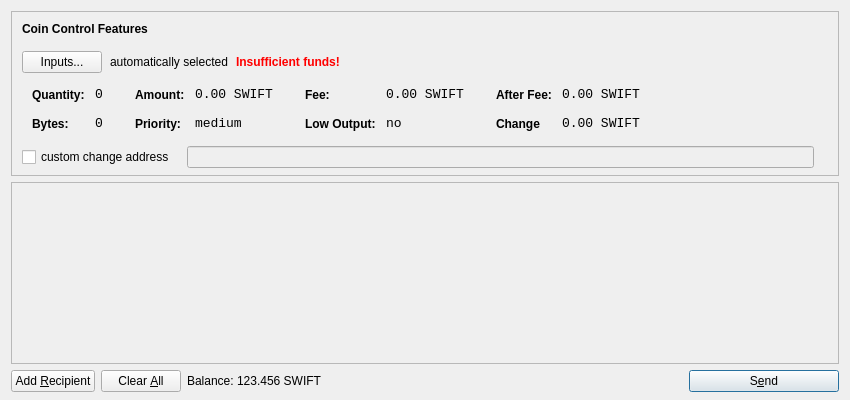
<?xml version="1.0" encoding="UTF-8"?>
<ui version="4.0">
 <class>SendCoinsDialog</class>
 <widget class="QDialog" name="SendCoinsDialog">
  <property name="geometry">
   <rect>
    <x>0</x>
    <y>0</y>
    <width>850</width>
    <height>400</height>
   </rect>
  </property>
  <property name="windowTitle">
   <string>Send Coins</string>
  </property>
  <layout class="QVBoxLayout" name="verticalLayout" stretch="0,1,0">
   <property name="bottomMargin">
    <number>8</number>
   </property>
   <item>
    <widget class="QFrame" name="frameCoinControl">
     <property name="sizePolicy">
      <sizepolicy hsizetype="Expanding" vsizetype="Expanding">
       <horstretch>0</horstretch>
       <verstretch>0</verstretch>
      </sizepolicy>
     </property>
     <property name="maximumSize">
      <size>
       <width>16777215</width>
       <height>16777215</height>
      </size>
     </property>
     <property name="frameShape">
      <enum>QFrame::StyledPanel</enum>
     </property>
     <property name="frameShadow">
      <enum>QFrame::Sunken</enum>
     </property>
     <layout class="QVBoxLayout" name="verticalLayoutCoinControl2">
      <property name="spacing">
       <number>-1</number>
      </property>
      <property name="leftMargin">
       <number>0</number>
      </property>
      <property name="topMargin">
       <number>0</number>
      </property>
      <property name="rightMargin">
       <number>0</number>
      </property>
      <property name="bottomMargin">
       <number>6</number>
      </property>
      <item>
       <layout class="QVBoxLayout" name="verticalLayoutCoinControl" stretch="0,0,0,0,1">
        <property name="spacing">
         <number>0</number>
        </property>
        <property name="leftMargin">
         <number>10</number>
        </property>
        <property name="topMargin">
         <number>10</number>
        </property>
        <item>
         <layout class="QHBoxLayout" name="horizontalLayoutCoinControl1">
          <property name="bottomMargin">
           <number>15</number>
          </property>
          <item>
           <widget class="QLabel" name="labelCoinControlFeatures">
            <property name="sizePolicy">
             <sizepolicy hsizetype="Preferred" vsizetype="Maximum">
              <horstretch>0</horstretch>
              <verstretch>0</verstretch>
             </sizepolicy>
            </property>
            <property name="font">
             <font>
              <weight>75</weight>
              <bold>true</bold>
             </font>
            </property>
            <property name="styleSheet">
             <string notr="true">font-weight:bold;</string>
            </property>
            <property name="text">
             <string>Coin Control Features</string>
            </property>
           </widget>
          </item>
         </layout>
        </item>
        <item>
         <layout class="QHBoxLayout" name="horizontalLayoutCoinControl2" stretch="0,0,0,0">
          <property name="spacing">
           <number>8</number>
          </property>
          <property name="bottomMargin">
           <number>10</number>
          </property>
          <item>
           <widget class="QPushButton" name="pushButtonCoinControl">
            <property name="styleSheet">
             <string notr="true"/>
            </property>
            <property name="text">
             <string>Inputs...</string>
            </property>
           </widget>
          </item>
          <item>
           <widget class="QLabel" name="labelCoinControlAutomaticallySelected">
            <property name="text">
             <string>automatically selected</string>
            </property>
            <property name="margin">
             <number>5</number>
            </property>
           </widget>
          </item>
          <item>
           <widget class="QLabel" name="labelCoinControlInsuffFunds">
            <property name="font">
             <font>
              <weight>75</weight>
              <bold>true</bold>
             </font>
            </property>
            <property name="styleSheet">
             <string notr="true">color:red;font-weight:bold;</string>
            </property>
            <property name="text">
             <string>Insufficient funds!</string>
            </property>
            <property name="margin">
             <number>5</number>
            </property>
           </widget>
          </item>
          <item>
           <spacer name="horizontalSpacerCoinControl">
            <property name="orientation">
             <enum>Qt::Horizontal</enum>
            </property>
            <property name="sizeHint" stdset="0">
             <size>
              <width>40</width>
              <height>1</height>
             </size>
            </property>
           </spacer>
          </item>
         </layout>
        </item>
        <item>
         <widget class="QWidget" name="widgetCoinControl" native="true">
          <property name="sizePolicy">
           <sizepolicy hsizetype="Preferred" vsizetype="Preferred">
            <horstretch>0</horstretch>
            <verstretch>0</verstretch>
           </sizepolicy>
          </property>
          <property name="minimumSize">
           <size>
            <width>0</width>
            <height>0</height>
           </size>
          </property>
          <property name="styleSheet">
           <string notr="true"/>
          </property>
          <layout class="QHBoxLayout" name="horizontalLayoutCoinControl5">
           <property name="margin">
            <number>0</number>
           </property>
           <item>
            <layout class="QHBoxLayout" name="horizontalLayoutCoinControl3" stretch="0,0,0,1">
             <property name="spacing">
              <number>20</number>
             </property>
             <property name="topMargin">
              <number>0</number>
             </property>
             <property name="bottomMargin">
              <number>10</number>
             </property>
             <item>
              <layout class="QFormLayout" name="formLayoutCoinControl1">
               <property name="horizontalSpacing">
                <number>10</number>
               </property>
               <property name="verticalSpacing">
                <number>14</number>
               </property>
               <property name="leftMargin">
                <number>10</number>
               </property>
               <property name="topMargin">
                <number>4</number>
               </property>
               <property name="rightMargin">
                <number>6</number>
               </property>
               <item row="0" column="0">
                <widget class="QLabel" name="labelCoinControlQuantityText">
                 <property name="styleSheet">
                  <string notr="true">font-weight:bold;</string>
                 </property>
                 <property name="text">
                  <string>Quantity:</string>
                 </property>
                 <property name="margin">
                  <number>0</number>
                 </property>
                </widget>
               </item>
               <item row="0" column="1">
                <widget class="QLabel" name="labelCoinControlQuantity">
                 <property name="font">
                  <font>
                   <family>Monospace</family>
                   <pointsize>10</pointsize>
                  </font>
                 </property>
                 <property name="cursor">
                  <cursorShape>IBeamCursor</cursorShape>
                 </property>
                 <property name="contextMenuPolicy">
                  <enum>Qt::ActionsContextMenu</enum>
                 </property>
                 <property name="text">
                  <string>0</string>
                 </property>
                 <property name="margin">
                  <number>0</number>
                 </property>
                 <property name="textInteractionFlags">
                  <set>Qt::LinksAccessibleByMouse|Qt::TextSelectableByKeyboard|Qt::TextSelectableByMouse</set>
                 </property>
                </widget>
               </item>
               <item row="1" column="0">
                <widget class="QLabel" name="labelCoinControlBytesText">
                 <property name="styleSheet">
                  <string notr="true">font-weight:bold;</string>
                 </property>
                 <property name="text">
                  <string>Bytes:</string>
                 </property>
                </widget>
               </item>
               <item row="1" column="1">
                <widget class="QLabel" name="labelCoinControlBytes">
                 <property name="font">
                  <font>
                   <family>Monospace</family>
                   <pointsize>10</pointsize>
                  </font>
                 </property>
                 <property name="cursor">
                  <cursorShape>IBeamCursor</cursorShape>
                 </property>
                 <property name="contextMenuPolicy">
                  <enum>Qt::ActionsContextMenu</enum>
                 </property>
                 <property name="text">
                  <string>0</string>
                 </property>
                 <property name="textInteractionFlags">
                  <set>Qt::LinksAccessibleByMouse|Qt::TextSelectableByKeyboard|Qt::TextSelectableByMouse</set>
                 </property>
                </widget>
               </item>
              </layout>
             </item>
             <item>
              <layout class="QFormLayout" name="formLayoutCoinControl2">
               <property name="horizontalSpacing">
                <number>10</number>
               </property>
               <property name="verticalSpacing">
                <number>14</number>
               </property>
               <property name="leftMargin">
                <number>6</number>
               </property>
               <property name="topMargin">
                <number>4</number>
               </property>
               <property name="rightMargin">
                <number>6</number>
               </property>
               <item row="0" column="0">
                <widget class="QLabel" name="labelCoinControlAmountText">
                 <property name="styleSheet">
                  <string notr="true">font-weight:bold;</string>
                 </property>
                 <property name="text">
                  <string>Amount:</string>
                 </property>
                 <property name="margin">
                  <number>0</number>
                 </property>
                </widget>
               </item>
               <item row="0" column="1">
                <widget class="QLabel" name="labelCoinControlAmount">
                 <property name="font">
                  <font>
                   <family>Monospace</family>
                   <pointsize>10</pointsize>
                  </font>
                 </property>
                 <property name="cursor">
                  <cursorShape>IBeamCursor</cursorShape>
                 </property>
                 <property name="contextMenuPolicy">
                  <enum>Qt::ActionsContextMenu</enum>
                 </property>
                 <property name="text">
                  <string>0.00 SWIFT</string>
                 </property>
                 <property name="textInteractionFlags">
                  <set>Qt::LinksAccessibleByMouse|Qt::TextSelectableByKeyboard|Qt::TextSelectableByMouse</set>
                 </property>
                </widget>
               </item>
               <item row="1" column="0">
                <widget class="QLabel" name="labelCoinControlPriorityText">
                 <property name="styleSheet">
                  <string notr="true">font-weight:bold;</string>
                 </property>
                 <property name="text">
                  <string>Priority:</string>
                 </property>
                </widget>
               </item>
               <item row="1" column="1">
                <widget class="QLabel" name="labelCoinControlPriority">
                 <property name="font">
                  <font>
                   <family>Monospace</family>
                   <pointsize>10</pointsize>
                  </font>
                 </property>
                 <property name="cursor">
                  <cursorShape>IBeamCursor</cursorShape>
                 </property>
                 <property name="contextMenuPolicy">
                  <enum>Qt::ActionsContextMenu</enum>
                 </property>
                 <property name="text">
                  <string>medium</string>
                 </property>
                 <property name="textInteractionFlags">
                  <set>Qt::LinksAccessibleByMouse|Qt::TextSelectableByKeyboard|Qt::TextSelectableByMouse</set>
                 </property>
                </widget>
               </item>
              </layout>
             </item>
             <item>
              <layout class="QFormLayout" name="formLayoutCoinControl3">
               <property name="horizontalSpacing">
                <number>10</number>
               </property>
               <property name="verticalSpacing">
                <number>14</number>
               </property>
               <property name="leftMargin">
                <number>6</number>
               </property>
               <property name="topMargin">
                <number>4</number>
               </property>
               <property name="rightMargin">
                <number>6</number>
               </property>
               <item row="0" column="0">
                <widget class="QLabel" name="labelCoinControlFeeText">
                 <property name="styleSheet">
                  <string notr="true">font-weight:bold;</string>
                 </property>
                 <property name="text">
                  <string>Fee:</string>
                 </property>
                 <property name="margin">
                  <number>0</number>
                 </property>
                </widget>
               </item>
               <item row="0" column="1">
                <widget class="QLabel" name="labelCoinControlFee">
                 <property name="font">
                  <font>
                   <family>Monospace</family>
                   <pointsize>10</pointsize>
                  </font>
                 </property>
                 <property name="cursor">
                  <cursorShape>IBeamCursor</cursorShape>
                 </property>
                 <property name="contextMenuPolicy">
                  <enum>Qt::ActionsContextMenu</enum>
                 </property>
                 <property name="text">
                  <string>0.00 SWIFT</string>
                 </property>
                 <property name="textInteractionFlags">
                  <set>Qt::LinksAccessibleByMouse|Qt::TextSelectableByKeyboard|Qt::TextSelectableByMouse</set>
                 </property>
                </widget>
               </item>
               <item row="1" column="0">
                <widget class="QLabel" name="labelCoinControlLowOutputText">
                 <property name="styleSheet">
                  <string notr="true">font-weight:bold;</string>
                 </property>
                 <property name="text">
                  <string>Low Output:</string>
                 </property>
                </widget>
               </item>
               <item row="1" column="1">
                <widget class="QLabel" name="labelCoinControlLowOutput">
                 <property name="font">
                  <font>
                   <family>Monospace</family>
                   <pointsize>10</pointsize>
                  </font>
                 </property>
                 <property name="cursor">
                  <cursorShape>IBeamCursor</cursorShape>
                 </property>
                 <property name="contextMenuPolicy">
                  <enum>Qt::ActionsContextMenu</enum>
                 </property>
                 <property name="text">
                  <string>no</string>
                 </property>
                 <property name="textInteractionFlags">
                  <set>Qt::LinksAccessibleByMouse|Qt::TextSelectableByKeyboard|Qt::TextSelectableByMouse</set>
                 </property>
                </widget>
               </item>
              </layout>
             </item>
             <item>
              <layout class="QFormLayout" name="formLayoutCoinControl4">
               <property name="horizontalSpacing">
                <number>10</number>
               </property>
               <property name="verticalSpacing">
                <number>14</number>
               </property>
               <property name="leftMargin">
                <number>6</number>
               </property>
               <property name="topMargin">
                <number>4</number>
               </property>
               <property name="rightMargin">
                <number>6</number>
               </property>
               <item row="0" column="0">
                <widget class="QLabel" name="labelCoinControlAfterFeeText">
                 <property name="styleSheet">
                  <string notr="true">font-weight:bold;</string>
                 </property>
                 <property name="text">
                  <string>After Fee:</string>
                 </property>
                 <property name="margin">
                  <number>0</number>
                 </property>
                </widget>
               </item>
               <item row="0" column="1">
                <widget class="QLabel" name="labelCoinControlAfterFee">
                 <property name="font">
                  <font>
                   <family>Monospace</family>
                   <pointsize>10</pointsize>
                  </font>
                 </property>
                 <property name="cursor">
                  <cursorShape>IBeamCursor</cursorShape>
                 </property>
                 <property name="contextMenuPolicy">
                  <enum>Qt::ActionsContextMenu</enum>
                 </property>
                 <property name="text">
                  <string>0.00 SWIFT</string>
                 </property>
                 <property name="textInteractionFlags">
                  <set>Qt::LinksAccessibleByMouse|Qt::TextSelectableByKeyboard|Qt::TextSelectableByMouse</set>
                 </property>
                </widget>
               </item>
               <item row="1" column="0">
                <widget class="QLabel" name="labelCoinControlChangeText">
                 <property name="styleSheet">
                  <string notr="true">font-weight:bold;</string>
                 </property>
                 <property name="text">
                  <string>Change</string>
                 </property>
                </widget>
               </item>
               <item row="1" column="1">
                <widget class="QLabel" name="labelCoinControlChange">
                 <property name="font">
                  <font>
                   <family>Monospace</family>
                   <pointsize>10</pointsize>
                  </font>
                 </property>
                 <property name="cursor">
                  <cursorShape>IBeamCursor</cursorShape>
                 </property>
                 <property name="contextMenuPolicy">
                  <enum>Qt::ActionsContextMenu</enum>
                 </property>
                 <property name="text">
                  <string>0.00 SWIFT</string>
                 </property>
                 <property name="textInteractionFlags">
                  <set>Qt::LinksAccessibleByMouse|Qt::TextSelectableByKeyboard|Qt::TextSelectableByMouse</set>
                 </property>
                </widget>
               </item>
              </layout>
             </item>
            </layout>
           </item>
          </layout>
         </widget>
        </item>
        <item>
         <layout class="QHBoxLayout" name="horizontalLayoutCoinControl4" stretch="0,0,0">
          <property name="spacing">
           <number>12</number>
          </property>
          <property name="sizeConstraint">
           <enum>QLayout::SetDefaultConstraint</enum>
          </property>
          <property name="topMargin">
           <number>5</number>
          </property>
          <property name="rightMargin">
           <number>5</number>
          </property>
          <item>
           <widget class="QCheckBox" name="checkBoxCoinControlChange">
            <property name="text">
             <string>custom change address</string>
            </property>
           </widget>
          </item>
          <item>
           <widget class="QLineEdit" name="lineEditCoinControlChange">
            <property name="enabled">
             <bool>false</bool>
            </property>
            <property name="sizePolicy">
             <sizepolicy hsizetype="Expanding" vsizetype="Fixed">
              <horstretch>0</horstretch>
              <verstretch>0</verstretch>
             </sizepolicy>
            </property>
           </widget>
          </item>
          <item>
           <widget class="QLabel" name="labelCoinControlChangeLabel">
            <property name="sizePolicy">
             <sizepolicy hsizetype="Preferred" vsizetype="Expanding">
              <horstretch>0</horstretch>
              <verstretch>0</verstretch>
             </sizepolicy>
            </property>
            <property name="minimumSize">
             <size>
              <width>0</width>
              <height>0</height>
             </size>
            </property>
            <property name="text">
             <string/>
            </property>
            <property name="margin">
             <number>3</number>
            </property>
           </widget>
          </item>
         </layout>
        </item>
        <item>
         <spacer name="verticalSpacerCoinControl">
          <property name="orientation">
           <enum>Qt::Vertical</enum>
          </property>
          <property name="sizeHint" stdset="0">
           <size>
            <width>800</width>
            <height>1</height>
           </size>
          </property>
         </spacer>
        </item>
       </layout>
      </item>
     </layout>
    </widget>
   </item>
   <item>
    <widget class="QScrollArea" name="scrollArea">
     <property name="widgetResizable">
      <bool>true</bool>
     </property>
     <widget class="QWidget" name="scrollAreaWidgetContents">
      <property name="geometry">
       <rect>
        <x>0</x>
        <y>0</y>
        <width>830</width>
        <height>165</height>
       </rect>
      </property>
      <layout class="QVBoxLayout" name="verticalLayout_2">
       <property name="margin">
        <number>0</number>
       </property>
       <item>
        <layout class="QVBoxLayout" name="entries">
         <property name="spacing">
          <number>6</number>
         </property>
        </layout>
       </item>
       <item>
        <spacer name="verticalSpacer">
         <property name="orientation">
          <enum>Qt::Vertical</enum>
         </property>
         <property name="sizeHint" stdset="0">
          <size>
           <width>20</width>
           <height>40</height>
          </size>
         </property>
        </spacer>
       </item>
      </layout>
     </widget>
    </widget>
   </item>
   <item>
    <layout class="QHBoxLayout" name="horizontalLayout">
     <item>
      <widget class="QPushButton" name="addButton">
       <property name="toolTip">
        <string>Send to multiple recipients at once</string>
       </property>
       <property name="text">
        <string>Add &amp;Recipient</string>
       </property>
       <property name="icon">
        <iconset resource="../bitcoin.qrc">
         <normaloff>:/icons/add</normaloff>:/icons/add</iconset>
       </property>
       <property name="autoDefault">
        <bool>false</bool>
       </property>
      </widget>
     </item>
     <item>
      <widget class="QPushButton" name="clearButton">
       <property name="sizePolicy">
        <sizepolicy hsizetype="Minimum" vsizetype="Fixed">
         <horstretch>0</horstretch>
         <verstretch>0</verstretch>
        </sizepolicy>
       </property>
       <property name="toolTip">
        <string>Remove all transaction fields</string>
       </property>
       <property name="text">
        <string>Clear &amp;All</string>
       </property>
       <property name="icon">
        <iconset resource="../bitcoin.qrc">
         <normaloff>:/icons/remove</normaloff>:/icons/remove</iconset>
       </property>
       <property name="autoRepeatDelay">
        <number>300</number>
       </property>
       <property name="autoDefault">
        <bool>false</bool>
       </property>
      </widget>
     </item>
     <item>
      <layout class="QHBoxLayout" name="horizontalLayout_2">
       <property name="spacing">
        <number>3</number>
       </property>
       <item>
        <widget class="QLabel" name="label">
         <property name="sizePolicy">
          <sizepolicy hsizetype="Preferred" vsizetype="Fixed">
           <horstretch>0</horstretch>
           <verstretch>0</verstretch>
          </sizepolicy>
         </property>
         <property name="text">
          <string>Balance:</string>
         </property>
        </widget>
       </item>
       <item>
        <widget class="QLabel" name="labelBalance">
         <property name="sizePolicy">
          <sizepolicy hsizetype="Preferred" vsizetype="Fixed">
           <horstretch>0</horstretch>
           <verstretch>0</verstretch>
          </sizepolicy>
         </property>
         <property name="cursor">
          <cursorShape>IBeamCursor</cursorShape>
         </property>
         <property name="text">
          <string>123.456 SWIFT</string>
         </property>
         <property name="textInteractionFlags">
          <set>Qt::LinksAccessibleByMouse|Qt::TextSelectableByKeyboard|Qt::TextSelectableByMouse</set>
         </property>
        </widget>
       </item>
      </layout>
     </item>
     <item>
      <spacer name="horizontalSpacer">
       <property name="orientation">
        <enum>Qt::Horizontal</enum>
       </property>
       <property name="sizeHint" stdset="0">
        <size>
         <width>40</width>
         <height>20</height>
        </size>
       </property>
      </spacer>
     </item>
     <item>
      <widget class="QPushButton" name="sendButton">
       <property name="minimumSize">
        <size>
         <width>150</width>
         <height>0</height>
        </size>
       </property>
       <property name="toolTip">
        <string>Confirm the send action</string>
       </property>
       <property name="text">
        <string>S&amp;end</string>
       </property>
       <property name="icon">
        <iconset resource="../bitcoin.qrc">
         <normaloff>:/icons/send</normaloff>:/icons/send</iconset>
       </property>
       <property name="default">
        <bool>true</bool>
       </property>
      </widget>
     </item>
    </layout>
   </item>
  </layout>
 </widget>
 <resources>
  <include location="../bitcoin.qrc"/>
 </resources>
 <connections/>
</ui>
